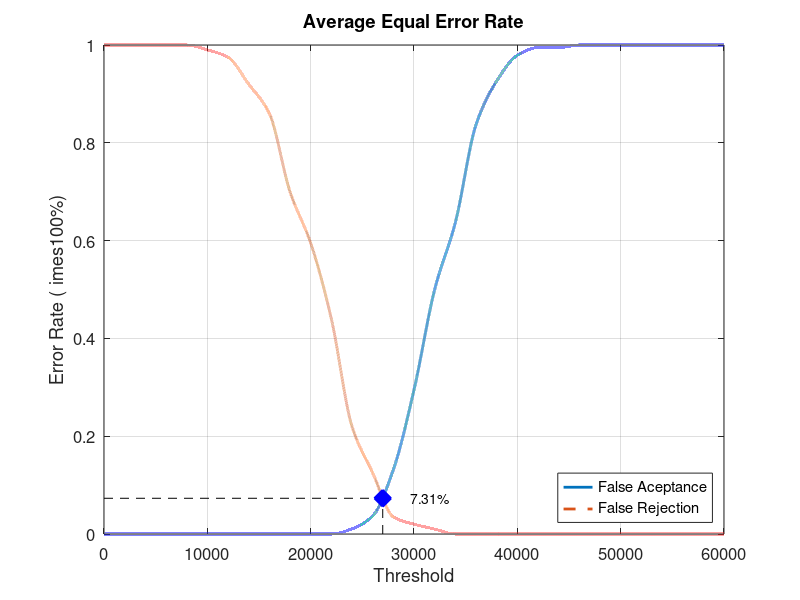
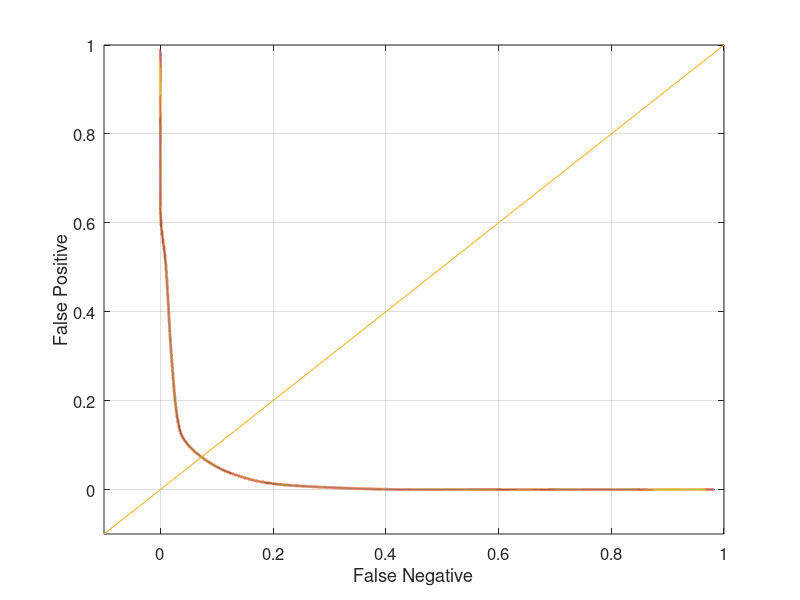

Write the MATLAB code that produced these figures, in order.
close all;
clear;
clc;
x = 0:2000:60000;
xq = 0:0.5:60000;

y0 = [0 0 0 0 0 0 0 0 0 0 0 0 0.0105263 0.0368421 0.131579 0.294737 0.5 0.636842 0.836842 0.926316 0.978947 0.994737 0.994737 1 1 1 1 1 1 1 1]
yy0 = interp1(x, y0, xq, 'pchip');
y1 = [1 1 1 1 1 0.99 0.975 0.92 0.86 0.7 0.595 0.44 0.22 0.125 0.035 0.02 0.01 0 0 0 0 0 0 0 0 0 0 0 0 0 0]
yy1 = interp1(x, y1, xq, 'pchip');

% Calculating EER: 
y2 = abs(y0 - y1);
find(y2 == min(y2))
yy2 = abs(yy0 - yy1);
xEER = find(yy2 == min(yy2));
xEERIndex = xq(xEER) % X-axis EER
yEER = yy0(xEER) % Y-axis EER

main = figure
plot(xq, yy0,'-','LineWidth', 2);	hold on
plot(xq, yy1,'--','LineWidth', 2);	hold on
plot([xEERIndex xEERIndex], [0 yEER], 'k--');	hold on
plot([0 xEERIndex], [yEER yEER], 'k--');	hold on
plot(xEERIndex, yEER, 'bx', 'LineWidth', 10);	hold on
text(xEERIndex + 10 * xEERIndex / 100, yEER, [num2str(round((10000 * yEER)) / 100) '%'])
legend('False Aceptance', 'False Rejection', 'Location', 'SouthEast')
xlabel('Threshold')
ylabel('Error Rate (	imes100%)')
title('Average Equal Error Rate')
set(gca, 'FontSize', 12)
axis([0 60000 0 1])
grid on

print(main, 'Database3_1Main', '-dpng');
FNRxFPR = figure('Color', [1 1 1]);
plot(yy1, yy0, '-', yy1, yy0, 'LineWidth', 2);
hold on
y = -0.1:0.1:1
plot(y, y); 
set(gca, 'FontSize', 12)
xlabel('False Negative')
ylabel('False Positive')
axis([-0.1 1 -0.1 1])
set(gca, 'FontSize', 12)
grid on

print(FNRxFPR, 'Database3_1FNRxFPR','-dpng');
